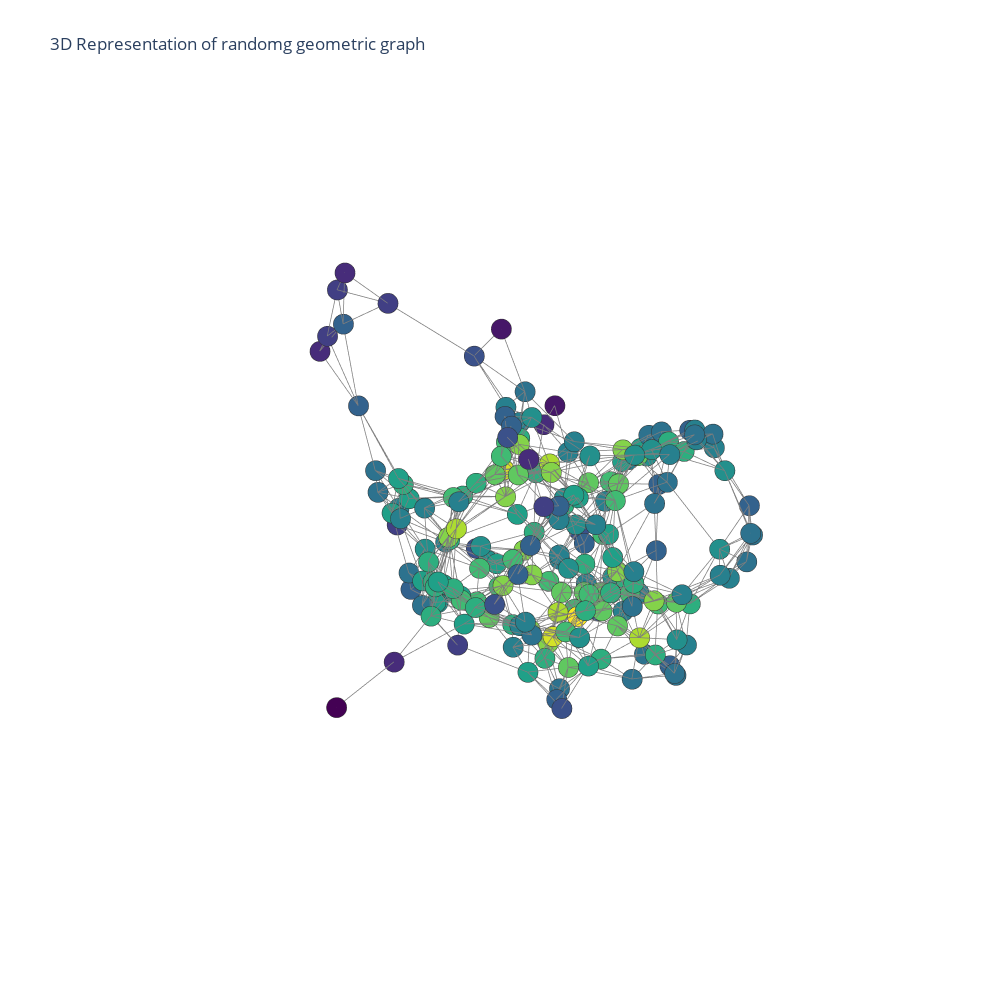

The notebook cell saved with this chart:
### Code cell
g,positions = test_3d()

### Figure 1 — Plotly figure (JSON) as saved in the notebook; plotly's stock layout.template omitted (floating-point values rounded to 4 significant figures; data arrays with more than 128 entries replaced by an {"elided": "..."} marker saying what was removed)
{"data": [{"line": {"color": "rgb(125,125,125)", "width": 1.5}, "mode": "lines", "type": "scatter3d", "x": {"elided": "2781 float values"}, "y": {"elided": "2781 float values"}, "z": {"elided": "2781 float values"}}, {"marker": {"color": {"elided": "200 float values"}, "colorscale": [[0, "#440154"], [0.1111, "#482878"], [0.2222, "#3e4989"], [0.3333, "#31688e"], [0.4444, "#26828e"], [0.5556, "#1f9e89"], [0.6667, "#35b779"], [0.7778, "#6ece58"], [0.8889, "#b5de2b"], [1, "#fde725"]], "line": {"color": "rgb(50,50,50)", "width": 0.5}, "size": 7, "symbol": "circle"}, "mode": "markers", "type": "scatter3d", "x": {"elided": "200 float values"}, "y": {"elided": "200 float values"}, "z": {"elided": "200 float values"}}], "layout": {"height": 1000, "scene": {"xaxis": {"showbackground": false, "showgrid": false, "showline": false, "showticklabels": false, "title": {"text": ""}, "zeroline": false}, "yaxis": {"showbackground": false, "showgrid": false, "showline": false, "showticklabels": false, "title": {"text": ""}, "zeroline": false}, "zaxis": {"showbackground": false, "showgrid": false, "showline": false, "showticklabels": false, "title": {"text": ""}, "zeroline": false}}, "showlegend": false, "title": {"text": "3D Representation of randomg geometric graph"}, "width": 1000}}
